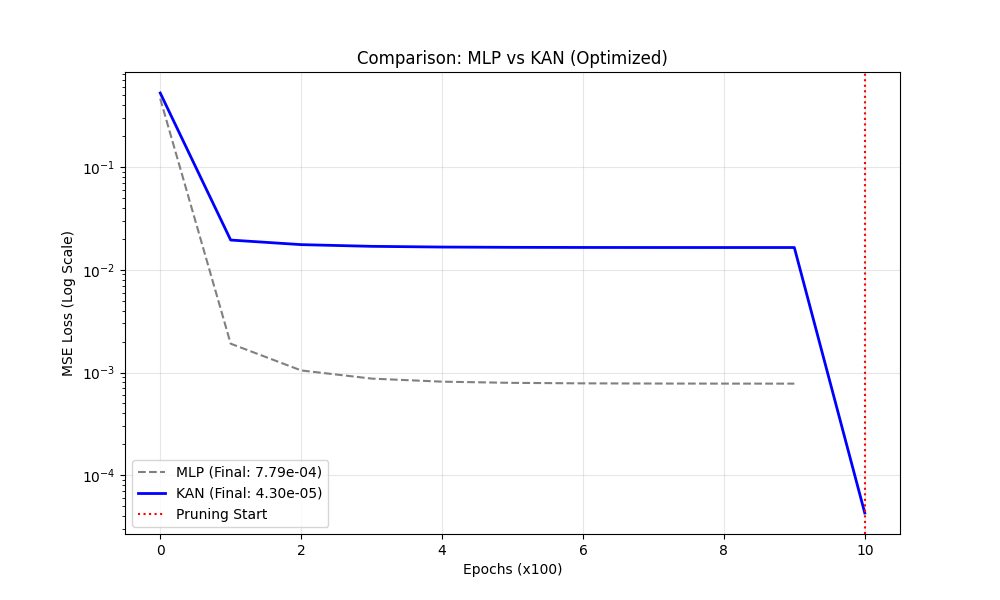

The Python source for this figure:
import torch
import torch.nn as nn
import torch.nn.functional as F
import torch.optim as optim
import numpy as np
import matplotlib.pyplot as plt

# ==========================================
# 1. SETUP
# ==========================================
plt.switch_backend('Agg')
device = torch.device('cuda' if torch.cuda.is_available() else 'cpu')
if torch.cuda.is_available():
    torch.cuda.set_per_process_memory_fraction(0.3, device=0)

# ==========================================
# 2. DATASET
# ==========================================
class FeynmanDataset:
    def __init__(self, num_samples=10000):
        self.u = torch.rand(num_samples, 1) * 2 - 1
        self.v = torch.rand(num_samples, 1) * 2 - 1
        self.z = torch.rand(num_samples, 1) * 2 - 1 # Noise
        
        denom = 1 + self.u * self.v
        # Handle singularity slightly more aggressively for stability
        denom = torch.where(denom.abs() < 0.05, torch.sign(denom)*0.05, denom) 
        self.y = (self.u + self.v) / denom
        self.x = torch.cat([self.u, self.v, self.z], dim=1)
        
    def to_device(self, device):
        self.x = self.x.to(device)
        self.y = self.y.to(device)
        return self

# ==========================================
# 3. COMPETITOR 1: MLP
# ==========================================
class MLP(nn.Module):
    def __init__(self):
        super(MLP, self).__init__()
        # 3 -> 128 -> 128 -> 1
        self.net = nn.Sequential(
            nn.Linear(3, 128), nn.ReLU(),
            nn.Linear(128, 128), nn.ReLU(),
            nn.Linear(128, 1)
        )
    def forward(self, x):
        return self.net(x)

# ==========================================
# 4. COMPETITOR 2: OPTIMIZED KAN
# ==========================================
class KANLinear(nn.Module):
    # OPTIMIZATION 1: Increased grid_size default to 10 (better precision)
    def __init__(self, in_features, out_features, grid_size=10, spline_order=3, scale_noise=0.1, scale_base=1.0, scale_spline=1.0, grid_range=[-1, 1]):
        super(KANLinear, self).__init__()
        self.in_features = in_features
        self.out_features = out_features
        self.grid_size = grid_size
        self.spline_order = spline_order

        h = (grid_range[1] - grid_range[0]) / grid_size
        grid = ((torch.arange(-spline_order, grid_size + spline_order + 1) * h + grid_range[0]).expand(in_features, -1).contiguous())
        self.register_buffer("grid", grid)

        self.base_weight = nn.Parameter(torch.Tensor(out_features, in_features))
        self.spline_weight = nn.Parameter(torch.Tensor(out_features, in_features, grid_size + spline_order))
        self.spline_scaler = nn.Parameter(torch.ones(out_features, in_features)) 

        self.reset_parameters(scale_noise, scale_base, scale_spline)

    def reset_parameters(self, scale_noise, scale_base, scale_spline):
        nn.init.kaiming_uniform_(self.base_weight, a=np.sqrt(5) * scale_base)
        with torch.no_grad():
            noise = (torch.rand(self.grid_size + 1, self.in_features, self.out_features) - 0.5) * scale_noise / self.grid_size
            self.spline_weight.data.copy_((scale_spline if scale_spline is not None else 1.0) * self.curve2coeff(self.grid.T[self.spline_order : -self.spline_order], noise))

    def b_splines(self, x):
        assert x.dim() == 2 and x.size(1) == self.in_features
        grid = self.grid
        x = x.unsqueeze(-1)
        bases = ((x >= grid[:, :-1]) & (x < grid[:, 1:])).to(x.dtype)
        for k in range(1, self.spline_order + 1):
            bases = ((x - grid[:, : -(k + 1)]) / (grid[:, k:-1] - grid[:, : -(k + 1)]) * bases[:, :, :-1]) + \
                    ((grid[:, k + 1:] - x) / (grid[:, k + 1:] - grid[:, 1:(-k)]) * bases[:, :, 1:])
        return bases.contiguous()

    def curve2coeff(self, x, y):
        A = self.b_splines(x).transpose(0, 1)
        B = y.transpose(0, 1)
        solution = torch.linalg.lstsq(A, B).solution
        return solution.permute(2, 0, 1).contiguous()

    def forward(self, x):
        base_output = F.linear(F.silu(x), self.base_weight)
        bs = self.b_splines(x)
        scaled_spline_weight = self.spline_weight * self.spline_scaler.unsqueeze(-1)
        spline_output = torch.einsum('bij,oij->bo', bs, scaled_spline_weight)
        return base_output + spline_output

    def prune_connections(self, threshold):
        with torch.no_grad():
            mask = (self.spline_scaler.abs() > threshold).float()
            self.spline_scaler.mul_(mask)
            self.base_weight.mul_(mask)

class KAN(nn.Module):
    def __init__(self, layers_hidden):
        super(KAN, self).__init__()
        self.layers = nn.ModuleList()
        # Increased grid size passed here
        for i in range(len(layers_hidden) - 1):
            self.layers.append(KANLinear(layers_hidden[i], layers_hidden[i+1], grid_size=10))

    def forward(self, x):
        for layer in self.layers:
            x = layer(x)
        return x
    
    def get_reg_loss(self):
        return sum(layer.spline_scaler.abs().mean() for layer in self.layers)
    
    def prune(self, threshold=1e-2):
        for layer in self.layers:
            layer.prune_connections(threshold)

# ==========================================
# 5. TRAINING ROUTINE
# ==========================================
def train_model(model, data, name, epochs=1000, prune=False):
    print(f"\n--- Training {name} ---")
    optimizer = optim.AdamW(model.parameters(), lr=0.01, weight_decay=1e-5) # Reduced weight decay
    scheduler = optim.lr_scheduler.ExponentialLR(optimizer, gamma=0.99)
    criterion = nn.MSELoss()
    
    history = []
    
    for epoch in range(epochs):
        optimizer.zero_grad()
        pred = model(data.x)
        mse = criterion(pred, data.y)
        
        loss = mse
        
        # OPTIMIZATION 2: Only apply regularization if NOT finely tuning
        if "KAN" in name:
            reg = model.get_reg_loss()
            # Strong regularization initially to force sparsity
            loss += 0.01 * reg 
        
        loss.backward()
        optimizer.step()
        scheduler.step()
        
        if epoch % 100 == 0:
            history.append(mse.item())
            print(f"Epoch {epoch} | MSE: {mse.item():.2e}")

    if prune and "KAN" in name:
        print("✂️  Pruning weak connections (Threshold < 0.1)...")
        model.prune(threshold=0.1)
        
        print("🔧 Fine-tuning (Regularization OFF)...")
        # Reset optimizer for fine-tuning with fresh learning rate
        optimizer_ft = optim.AdamW(model.parameters(), lr=0.01) 
        
        for epoch in range(500): # More epochs for fine-tuning
            optimizer_ft.zero_grad()
            pred = model(data.x)
            mse = criterion(pred, data.y)
            
            # OPTIMIZATION 3: PURE MSE LOSS. No Regularization.
            # This allows the remaining params to fit perfectly.
            loss = mse 
            
            loss.backward()
            optimizer_ft.step()
            
            if epoch % 100 == 0:
                print(f"Fine-tune Epoch {epoch} | MSE: {mse.item():.2e}")
                
        print(f"Final Fine-Tuned MSE: {mse.item():.2e}")
        history.append(mse.item())

    return history, model

if __name__ == "__main__":
    # Generate Data
    data = FeynmanDataset(10000).to_device(device)
    
    # 1. Train MLP
    mlp = MLP().to(device)
    mlp_hist, _ = train_model(mlp, data, "MLP (Baseline)")
    
    # 2. Train KAN
    # Note: KAN is initialized with grid_size=10 inside the class now
    kan = KAN([3, 5, 1]).to(device)
    kan_hist, _ = train_model(kan, data, "KAN (Pruned)", prune=True)

    # 3. Plot
    plt.figure(figsize=(10, 6))
    plt.plot(mlp_hist, label=f'MLP (Final: {mlp_hist[-1]:.2e})', linestyle='--', color='gray')
    plt.plot(kan_hist, label=f'KAN (Final: {kan_hist[-1]:.2e})', color='blue', linewidth=2)
    plt.axvline(x=len(kan_hist)-1, color='red', linestyle=':', label='Pruning Start')
    
    plt.yscale('log')
    plt.title("Comparison: MLP vs KAN (Optimized)")
    plt.xlabel("Epochs (x100)")
    plt.ylabel("MSE Loss (Log Scale)")
    plt.legend()
    plt.grid(True, alpha=0.3)
    plt.savefig("kan_vs_mlp_v2.png")
    print("\n✅ Saved 'kan_vs_mlp_v2.png'")
    
    print(f"\n--- Stats ---")
    print(f"MLP Parameters: {sum(p.numel() for p in mlp.parameters())}")
    print(f"KAN Parameters: {sum(p.numel() for p in kan.parameters())}")
